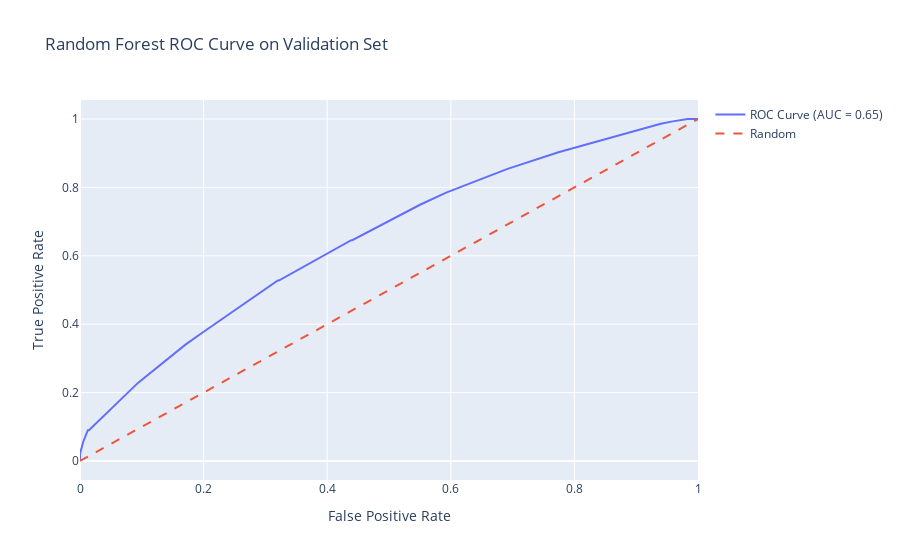

The notebook cell saved with this chart:
### Code cell
x_train = train_df[[predictor_variable]]
y_train = train_df[response_variable]

# Training the Random Forest model
rf_model = RandomForestClassifier(n_estimators=100, random_state=42)
rf_model.fit(x_train, y_train)

# Making predictions
y_pred = rf_model.predict(x_train)

# Calculating the confusion matrix and other metrics
c_m = confusion_matrix(y_train, y_pred)
print("Confusion Matrix:")
print(c_m)

accuracy = accuracy_score(y_train, y_pred)
prediction_error = 1 - accuracy
true_positive_rate = recall_score(y_train, y_pred)  # TPR
true_negative_rate = recall_score(y_train, y_pred, pos_label=0)  # TNR
f1 = f1_score(y_train, y_pred)  # F1 Score

print(f"\nAccuracy: {accuracy}")
print(f"Prediction Error: {prediction_error}")
print(f"True Positive Rate (TPR): {true_positive_rate}")
print(f"True Negative Rate (TNR): {true_negative_rate}")
print(f"F1 Score: {f1}")

# 5-fold cross-validation on validation set
X_val = validation_df[[predictor_variable]]
y_val = validation_df[response_variable]
cv = StratifiedKFold(n_splits=5, shuffle=True, random_state=42)

# Calculate AUC, accuracy and F1 across the folds
auc_scores = cross_val_score(rf_model, X_val, y_val, cv=cv, scoring='roc_auc')
accuracy_scores = cross_val_score(rf_model, X_val, y_val, cv=cv, scoring='accuracy')
f1_scores = cross_val_score(rf_model, X_val, y_val, cv=cv, scoring='f1')

print("\nAUC Scores for each fold:", auc_scores)
print("Average AUC:", np.mean(auc_scores))
print("Accuracy Scores for each fold:", accuracy_scores)
print("Average Accuracy:", np.mean(accuracy_scores))
print("F1 Scores for each fold:", f1_scores)
print("Average F1:", np.mean(f1_scores))

# Plot AUC curve
rf_model.fit(X_val, y_val)  # Fit model to validation data for ROC curve plotting
y_val_proba = rf_model.predict_proba(X_val)[:, 1]  # Probability of the positive class

# Calculate ROC curve and AUC
fpr, tpr, thresholds = roc_curve(y_val, y_val_proba)
auc = roc_auc_score(y_val, y_val_proba)

fig = go.Figure()

fig.add_trace(go.Scatter(x=fpr, y=tpr, mode='lines', name=f'ROC Curve (AUC = {auc:.2f})'))
fig.add_trace(go.Scatter(x=[0, 1], y=[0, 1], mode='lines', line=dict(dash='dash'), name='Random'))

fig.update_layout(
    title="Random Forest ROC Curve on Validation Set",
    xaxis_title="False Positive Rate",
    yaxis_title="True Positive Rate",
    showlegend=True
)

fig.show()

### Figure 1 — Plotly figure (JSON) as saved in the notebook; plotly's stock layout.template omitted (floating-point values rounded to 4 significant figures)
{"data": [{"mode": "lines", "name": "ROC Curve (AUC = 0.65)", "type": "scatter", "x": [0, 0, 0, 0.005093, 0.01273, 0.01443, 0.06197, 0.09423, 0.1706, 0.1978, 0.32, 0.3217, 0.4389, 0.4406, 0.5509, 0.5925, 0.6919, 0.7742, 0.8294, 0.9397, 0.9593, 0.9813, 0.983, 1], "y": [0, 0.006944, 0.02083, 0.05556, 0.09028, 0.09028, 0.1736, 0.2292, 0.3403, 0.375, 0.5278, 0.5278, 0.6458, 0.6458, 0.75, 0.7847, 0.8542, 0.9028, 0.9306, 0.9861, 0.9931, 1, 1, 1]}, {"line": {"dash": "dash"}, "mode": "lines", "name": "Random", "type": "scatter", "x": [0, 1], "y": [0, 1]}], "layout": {"showlegend": true, "title": {"text": "Random Forest ROC Curve on Validation Set"}, "xaxis": {"title": {"text": "False Positive Rate"}}, "yaxis": {"title": {"text": "True Positive Rate"}}}}
